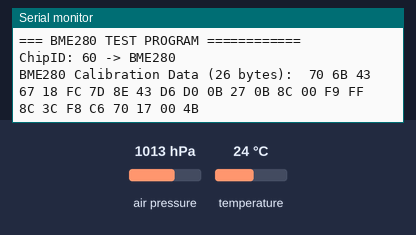
Recording of a sketch running on a simulated Arduino Uno, built with avr-gcc and run on an emulated ATmega328P. On the bench: the last lines printed to the serial monitor. Wiring (inferred from the names in the program): BME280 sensor at I2C address 0x76. The test bench sets the inputs (shaded band); at power-on: air pressure 1013 hPa, temperature 24 °C.

Above: at 1.3 s.
1.4 s: air pressure set to 952 hPa
At 3.4 s:
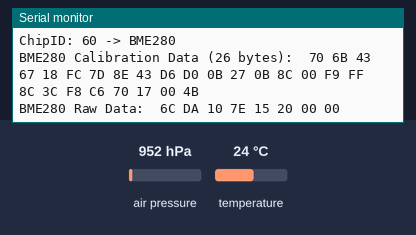
5.6 s: temperature set to 12 °C
At 6.6 s:
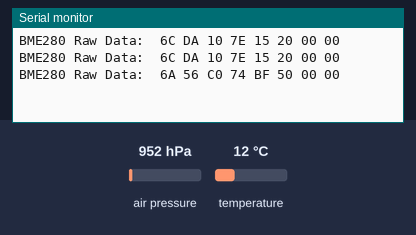
9.6 s: air pressure set to 975 hPa
At 10.9 s:
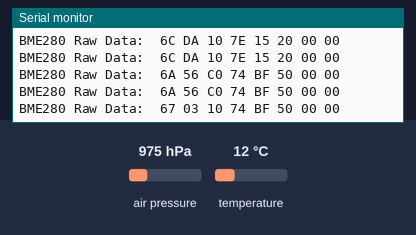
13.6 s: temperature set to 19 °C
At 15.3 s:
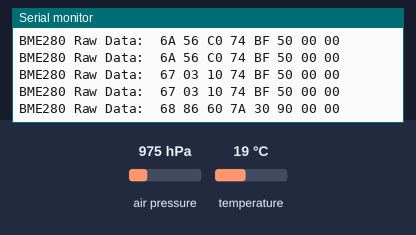
17.6 s: air pressure set to 1000 hPa
At 19.6 s:
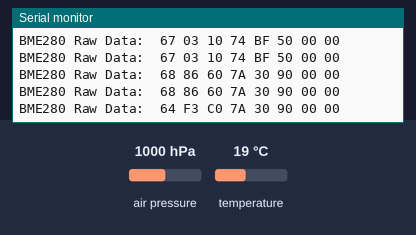
21.6 s: temperature set to 28 °C
At 22.8 s:
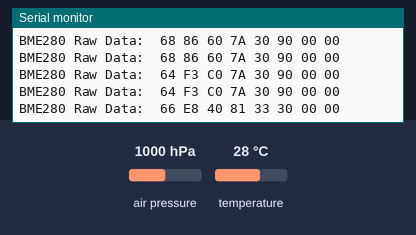

Measured:
- after the input at 1.4 s, the serial monitor: prints a new line after 0.73 s (image 1)
- after the input at 5.6 s, the serial monitor: prints a new line after 0.53 s (image 2)
- after the input at 9.6 s, the serial monitor: prints a new line after 0.53 s (image 3)
- after the input at 13.6 s, the serial monitor: prints a new line after 0.54 s (image 4)
- after the input at 17.6 s, the serial monitor: prints a new line after 0.54 s (image 5)
- after the input at 21.6 s, the serial monitor: prints a new line after 0.54 s (image 6)

The sketch:

bmp280_minimal.ino
```cpp
/// \file   bmp280_minimal.ino
/// \author Pavel Perina
/// \date   2024-03-18
/// \brief  Attempt to make minimal BMP280/BME280 sensor reader for a future data logger

// Typical output:
// === BME280 TEST PROGRAM ============
// ChipID: 58 -> BMP280
// BME280 Calibration Data (26 bytes): 36 6C 05 68 18 FC A1 8D 93 D6 D0 0B C3 06 3B 01 F9 FF 8C 3C F8 C6 70 17 00 00
// BME280 Raw Data:	6B D1 00 7E 66 00 00 00
// BME280 Raw Data:	6B CF 00 7E 61 00 00 00

#include <Wire.h>


/// Wrapper for I2C bus
class DeviceI2C
{
public:
  using uint = unsigned int;
  enum ErrCode {
    OK,
    TIMEOUT,
    END_TRANSMISSION_FAIL
  };
  /// Constructor
  DeviceI2C(uint8_t address, uint waitMinMs = 0);
  /// Write byte
  ErrCode writeByte(uint8_t) const;
  /// Write two bytes (e.g. addr, value)
  ErrCode writeBytes(uint8_t, uint8_t) const;
  /// Write byte array
  ErrCode writeArray(uint8_t addr, const uint8_t* data, uint8_t len) const;
  /// Read byte array
  ErrCode readArray(uint8_t addr, uint8_t* data, uint8_t len) const;
protected:
  ErrCode awaitData(uint8_t len) const;
  uint8_t m_i2cAddr;
  uint m_waitMin;
  uint m_waitMax;
};


DeviceI2C::DeviceI2C(uint8_t address, uint waitMinMs)
  : m_i2cAddr(address)
  , m_waitMin(waitMinMs)
  , m_waitMax(200)
{
}


DeviceI2C::ErrCode DeviceI2C::writeByte(uint8_t b) const
{
  Wire.beginTransmission(m_i2cAddr);
  Wire.write(b);
  return (Wire.endTransmission() == 0) ? ErrCode::OK : ErrCode::END_TRANSMISSION_FAIL;
}


DeviceI2C::ErrCode DeviceI2C::writeBytes(uint8_t b0, uint8_t b1) const
{
  Wire.beginTransmission(m_i2cAddr);
  Wire.write(b0);
  Wire.write(b1);
  return (Wire.endTransmission() == 0) ? ErrCode::OK : ErrCode::END_TRANSMISSION_FAIL;
}


DeviceI2C::ErrCode DeviceI2C::writeArray(uint8_t addr, const uint8_t* data, uint8_t len) const
{
  Wire.beginTransmission(m_i2cAddr);
  Wire.write(addr);
  for (int i = 0; i < len; ++i) {
    Wire.write(data[i]);
  }
  return (Wire.endTransmission() == 0) ? ErrCode::OK : ErrCode::END_TRANSMISSION_FAIL;
}


DeviceI2C::ErrCode DeviceI2C::awaitData(uint8_t len) const
{
  constexpr uint8_t retryMs = 5;
  // Wait for data to become available, up to 100ms
  uint counter = m_waitMin;
  delay(m_waitMin);
  while (Wire.available() < len) {
    counter += retryMs;
    delay(retryMs);
    if (counter > m_waitMax)
      return ErrCode::TIMEOUT;
  }
  return ErrCode::OK;
}


DeviceI2C::ErrCode DeviceI2C::readArray(uint8_t addr, uint8_t* data, uint8_t len) const
{
  DeviceI2C::ErrCode errCode;
  errCode = writeByte(addr);
  if (errCode != ErrCode::OK) {
    return errCode;
  }
  Wire.requestFrom(m_i2cAddr, len);
  errCode = awaitData(len);
  if (errCode != ErrCode::OK) {
    return errCode;
  }
  Wire.readBytes(data, len);
  return ErrCode::OK;
}

////////////////////////////////////////////////////////////////////
class Bme280
{
public:
  /// Constructor
  Bme280();
  /// Initialize measurement
  void begin();
  /// Read chip id
  DeviceI2C::ErrCode readChipId(uint8_t& data) const;
  /// Read calibration data (as of 2024-03-19 only for temperature and pressure)
  DeviceI2C::ErrCode readCalibData(uint8_t* data) const;
  /// Read raw temperature value
  DeviceI2C::ErrCode readRawTemperature(uint8_t* data) const;
  /// Read raw pressure value
  DeviceI2C::ErrCode readRawPressure(uint8_t* data) const;
  /// Read raw humidity value (BME only)
  DeviceI2C::ErrCode readRawHumidity(uint8_t* data) const;
  /// Read all at once (8 bytes)
  DeviceI2C::ErrCode readRawData(uint8_t* data) const;
  /// Resets chip
  DeviceI2C::ErrCode reset() const;
  static constexpr uint8_t RAW_TEMPERATURE_LEN = 3;   // 3 bytes (20bits)
  static constexpr uint8_t RAW_HUMIDITY_LEN    = 2;   // 2 bytes (16bits)
  static constexpr uint8_t RAW_PRESSURE_LEN    = 3;   // 3 bytes (20bits)
  static constexpr uint8_t CALIB_DATA_LEN      = 26;  // 26 bytes for temp and pressure cal.
  /// Decode id as a string
  /// \returns pointer to static buffer
  static const char* decodeId(uint8_t);
private:
  static constexpr uint8_t BME280_I2C_ADDR = 0x76;

  static constexpr uint8_t REG_CHIP_ID    = 0xD0;
  static constexpr uint8_t REG_RESET      = 0xE0;
  static constexpr uint8_t REG_CALIB_DATA = 0x88; // 0x88-0xA1 26 bytes of clibration data

  static constexpr uint8_t REG_STATUS     = 0xF3;
  static constexpr uint8_t REG_CTRL_MEAS  = 0xF4;
  static constexpr uint8_t REG_CONFIG     = 0xF5;

  static constexpr uint8_t REG_PRESS_MSB  = 0xF7; ///< Starting address of pressure data
  static constexpr uint8_t REG_TEMP_MSB   = 0xFA; ///< Starting address of temperature data
  static constexpr uint8_t REG_HUM_MSB    = 0xFD; ///< Starting address of humidity data (BME280 only)

  DeviceI2C m_bus;  ///< Simple bus driver
  uint8_t m_chipId; ///< ChipID
};


Bme280::Bme280()
  : m_bus(BME280_I2C_ADDR)
  , m_chipId(0)
{
}


void Bme280::begin()
{
  readChipId(m_chipId);
  reset();
  m_bus.writeBytes(REG_CTRL_MEAS, 0x27);
  m_bus.writeBytes(REG_CONFIG,    0x00);

}

DeviceI2C::ErrCode Bme280::reset() const
{
  auto err = m_bus.writeBytes(REG_RESET, 0xB6);
  // Delay to ensure the reset process completes
  delay(10);
  return err;
}


DeviceI2C::ErrCode Bme280::readChipId(uint8_t& data) const
{
  return m_bus.readArray(REG_CHIP_ID, &data, 1);
}


DeviceI2C::ErrCode Bme280::readCalibData(uint8_t* data) const
{
  return m_bus.readArray(REG_CALIB_DATA, data, CALIB_DATA_LEN);
}


DeviceI2C::ErrCode Bme280::readRawTemperature(uint8_t* data) const
{
  return m_bus.readArray(REG_TEMP_MSB, data, RAW_TEMPERATURE_LEN);
}


DeviceI2C::ErrCode Bme280::readRawPressure(uint8_t* data) const
{
  return m_bus.readArray(REG_PRESS_MSB, data, RAW_PRESSURE_LEN);
}


DeviceI2C::ErrCode Bme280::readRawHumidity(uint8_t* data) const
{
  return m_bus.readArray(REG_HUM_MSB, data, RAW_HUMIDITY_LEN);
}


DeviceI2C::ErrCode Bme280::readRawData(uint8_t* data) const
{
  if (m_chipId == 0x60) {
    return m_bus.readArray(REG_PRESS_MSB, data, RAW_PRESSURE_LEN + RAW_TEMPERATURE_LEN + RAW_HUMIDITY_LEN);
  } else {
    data[6] = data[7] = 0x00;
    return m_bus.readArray(REG_PRESS_MSB, data, RAW_PRESSURE_LEN + RAW_TEMPERATURE_LEN);
  }
}


const char* Bme280::decodeId(uint8_t id)
{
  static const char *table[] = { "UNKNOWN", "BMP180", "BMP280", "BME280" };
  switch(id) {
    case 0x55: return table[1];
    case 0x58: return table[2];
    case 0x60: return table[3];
  }
  return table[0];

}

/// Auxiliary helpers
namespace aux {

void printByte(uint8_t b)
{
  static const char table[] = "0123456789ABCDEF";
  Serial.print(table[(b & 0xF0) >> 4]);
  Serial.print(table[ b & 0x0F]);
};

void printArray(const uint8_t* data, uint8_t len)
{
  for (int i = 0; i < len; ++i) {
    printByte(data[i]);
    Serial.print(" ");
  }
  Serial.println("");
}

} // namespace aux


/// Setup code
void setup()
{
  Wire.begin();

  Serial.begin(9600);
  while(!Serial)
    ;

  Serial.println("=== BME280 TEST PROGRAM ============");

  Bme280 bme280;
  bme280.begin();
  Serial.print("ChipID: ");
  uint8_t chipId;
  bme280.readChipId(chipId);
  Serial.print(chipId, HEX);
  Serial.print(" -> ");
  Serial.println(Bme280::decodeId(chipId));

  Serial.print("BME280 Calibration Data (");
  Serial.print(Bme280::CALIB_DATA_LEN);
  Serial.print(" bytes):\t");
  uint8_t calibData[Bme280::CALIB_DATA_LEN];
  bme280.readCalibData(calibData);
  aux::printArray(calibData, Bme280::CALIB_DATA_LEN);

  bme280.begin();
}


/// Main loop
void loop()
{
  delay(2000);
  uint8_t measurement[Bme280::RAW_PRESSURE_LEN + Bme280::RAW_TEMPERATURE_LEN + Bme280::RAW_HUMIDITY_LEN] = { 0 };

  Bme280 bme280;
  /*
  bme280.readRawPressure(measurement);
  bme280.readRawTemperature(measurement + Bme280::RAW_PRESSURE_LEN);
  bme280.readRawHumidity(measurement + Bme280::RAW_PRESSURE_LEN + Bme280::RAW_TEMPERATURE_LEN);
  */
  bme280.readRawData(measurement);
  Serial.print("BME280 Raw Data:\t");
  aux::printArray(measurement, sizeof(measurement));
}
```
